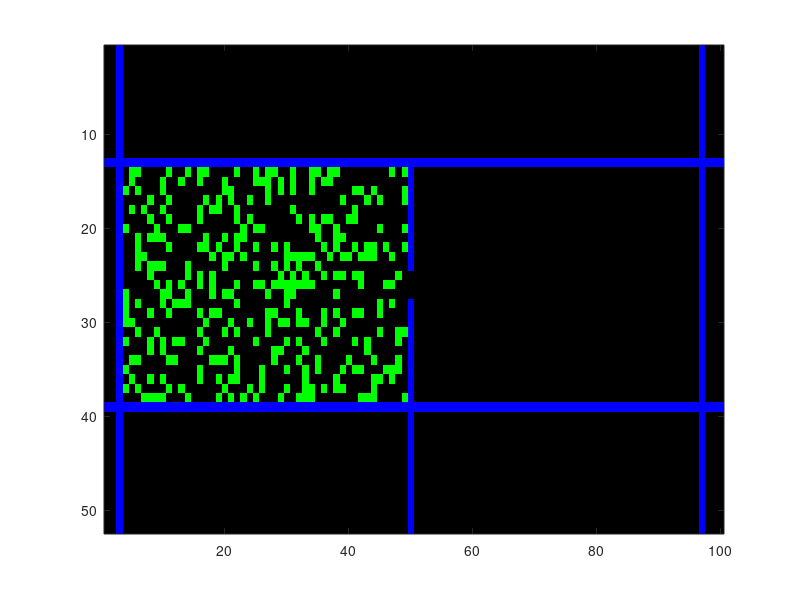

This chart was generated by the following MATLAB code: (Note: this script raises an error after producing the figure.)
%CA driver
%HPP_gas
clear all
clf
nx=52; %must be divisible by 4
ny=100;
z=zeros(nx,ny);
o=ones(nx,ny);
sand = z ;
sandNew = z;
gnd = z ;
diag1 = z;
diag2 = z;
and12 = z;
or12 = z;
sums = z;
orsum = z;
gnd(1:nx,ny-3)=1 ; % right ground line
gnd(1:nx,3)=1 ; % left ground line
gnd(nx/4:nx/2-2,ny/2)=1; %the hole line
gnd(nx/2+2:nx,ny/2)=1; %the hole line
gnd(nx/4, 1:ny) = 1; %top line
gnd(3*nx/4, 1:ny) = 1 ;%bottom line
%fill the left side
r = rand(nx,ny);
sand(nx/4+1:3*nx/4-1, 4:ny/2-1) = r(nx/4+1:3*nx/4-1, 4:ny/2-1)<0.3;
%sand(nx/4+1:3*nx/4-1, ny*.75:ny-4) = r(nx/4+1:3*nx/4-1, ny*.75:ny-4)<0.75;
%sand(nx/2,ny/2) = 1;
%sand(nx/2+1,ny/2+1) = 1;
imh = image(cat(3,z,sand,gnd));
set(imh, 'erasemode', 'none')
axis equal
axis tight
for i=1:1000
p=mod(i,2); %margolis neighborhood
%upper left cell update
xind = [1+p:2:nx-2+p];
yind = [1+p:2:ny-2+p];
%See if exactly one diagonal is ones
%only (at most) one of the following can be true!
diag1(xind,yind) = (sand(xind,yind)==1) & (sand(xind+1,yind+1)==1) & ...
(sand(xind+1,yind)==0) & (sand(xind,yind+1)==0);
diag2(xind,yind) = (sand(xind+1,yind)==1) & (sand(xind,yind+1)==1) & ...
(sand(xind,yind)==0) & (sand(xind+1,yind+1)==0);
%The diagonals both not occupied by two particles
and12(xind,yind) = (diag1(xind,yind)==0) & (diag2(xind,yind)==0);
%One diagonal is occupied by two particles
or12(xind,yind) = diag1(xind,yind) | diag2(xind,yind);
%for every gas particle see if it near the boundary
sums(xind,yind) = gnd(xind,yind) | gnd(xind+1,yind) | ...
gnd(xind,yind+1) | gnd(xind+1,yind+1) ;
% cell layout:
% x,y x+1,y
% x,y+1 x+1,y+1
%If (no walls) and (diagonals are both not occupied)
%then there is no collision, so move opposite cell to current cell
%If (no walls) and (only one diagonal is occupied)
%then there is a collision so move ccw cell to the current cell
%If (a wall)
%then don't change the cell (causes a reflection)
sandNew(xind,yind) = ...
(and12(xind,yind) & ~sums(xind,yind) & sand(xind+1,yind+1)) + ...
(or12(xind,yind) & ~sums(xind,yind) & sand(xind,yind+1)) + ...
(sums(xind,yind) & sand(xind,yind));
sandNew(xind+1,yind) = ...
(and12(xind,yind) & ~sums(xind,yind) & sand(xind,yind+1)) + ...
(or12(xind,yind) & ~sums(xind,yind) & sand(xind,yind))+ ...
(sums(xind,yind) & sand(xind+1,yind));
sandNew(xind,yind+1) = ...
(and12(xind,yind) & ~sums(xind,yind) & sand(xind+1,yind)) + ...
(or12(xind,yind) & ~sums(xind,yind) & sand(xind+1,yind+1))+ ...
(sums(xind,yind) & sand(xind,yind+1));
sandNew(xind+1,yind+1) = ...
(and12(xind,yind) & ~sums(xind,yind) & sand(xind,yind)) + ...
(or12(xind,yind) & ~sums(xind,yind) & sand(xind+1,yind))+ ...
(sums(xind,yind) & sand(xind+1,yind+1));
sand = sandNew;
set(imh, 'cdata', cat(3,z,sand,gnd) )
drawnow
end